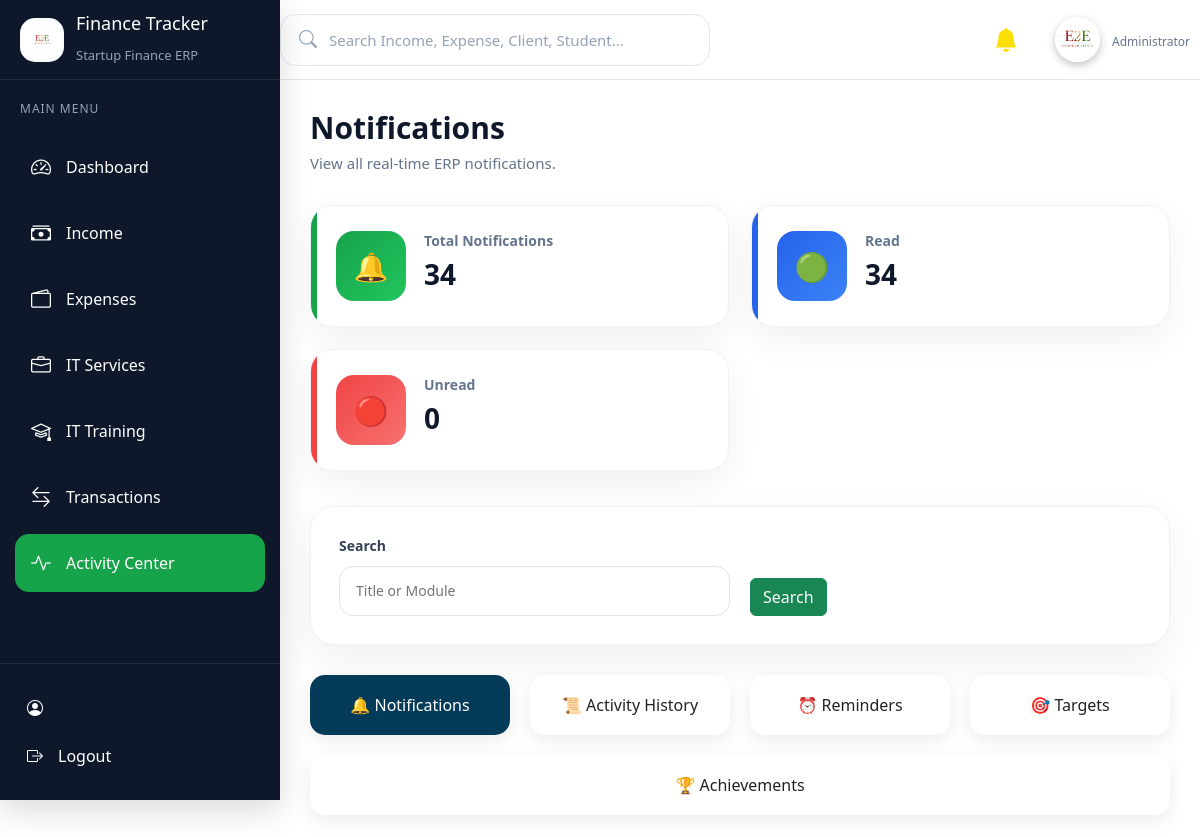
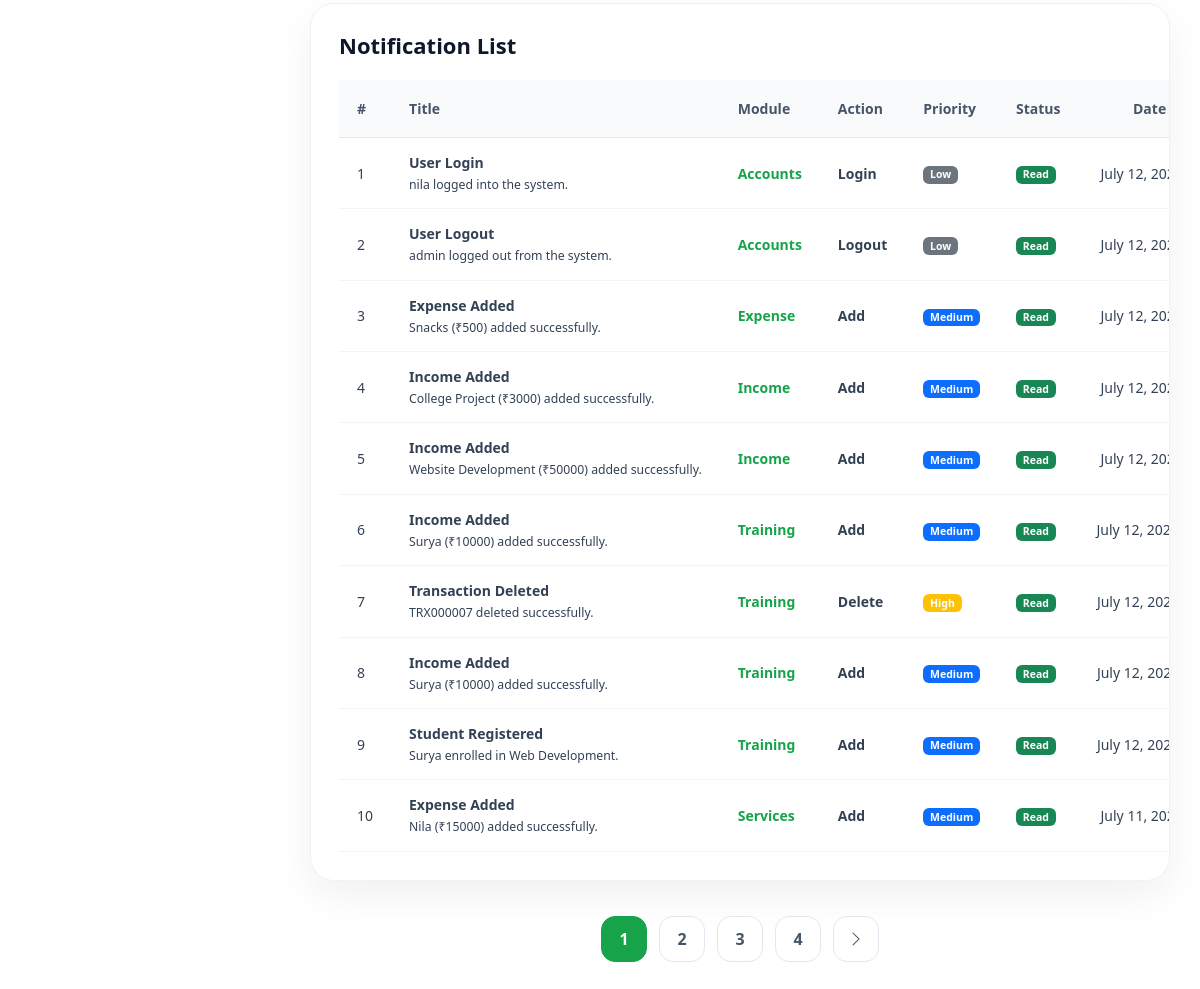
/activity/notifications/, run on the app's committed database (2 pictures, top to bottom).
### activity/models.py (models this page shows, shortened)
class Notification(models.Model):
    MODULE_CHOICES = (
        ("Accounts", "Accounts"),
        ("Income", "Income"),
        ("Expense", "Expense"),
        ("Training", "Training"),
        ("Services", "Services"),
        ("Transaction", "Transaction"),
        ("Report", "Report"),
        ("Settings", "Settings"),
        ("System", "System"),
    )
    ACTION_CHOICES = (
        ("Add", "Add"),
        ("Edit", "Edit"),
        ("Delete", "Delete"),
        ("View", "View"),
        ("Reminder", "Reminder"),
        ("Target", "Target"),
        ("Achievement", "Achievement"),
        ("Login", "Login"),
        ("Logout", "Logout"),
    )
    PRIORITY_CHOICES = (
        ("Low", "Low"),
        ("Medium", "Medium"),
        ("High", "High"),
        ("Critical", "Critical"),
    )
    title = models.CharField(max_length=200)
    message = models.TextField()
    module = models.CharField(
        max_length=30,
        choices=MODULE_CHOICES
    )
    action = models.CharField(
        max_length=30,
        choices=ACTION_CHOICES
    )
    priority = models.CharField(
        max_length=20,
        choices=PRIORITY_CHOICES,
        default="Medium"
    )
    is_read = models.BooleanField(
        default=False
    )
    created_by = models.ForeignKey(
        User,
        on_delete=models.SET_NULL,
        null=True,
        blank=True
    )
    created_at = models.DateTimeField(
        auto_now_add=True
    )
    class Meta:
        ordering = ["-created_at"]

### activity/views.py (the view)
def notification_list(request):
    Notification.objects.filter(
        is_read=False
    ).update(is_read=True)
    notifications = Notification.objects.all().order_by("-created_at")
    total_notifications = notifications.count()
    read_notifications = notifications.filter(
        is_read=True
    ).count()
    unread_notifications = notifications.filter(
        is_read=False
    ).count()
    paginator = Paginator(
        notifications,
        10
    )
    page_number = request.GET.get("page")
    page_obj = paginator.get_page(page_number)
    return render(
        request,
        "activity/notification_list.html",
        {
            "notifications": page_obj,
            "page_obj": page_obj,
            "total_notifications": total_notifications,
            "read_notifications": read_notifications,
            "unread_notifications": unread_notifications,
            "active_page": "notifications",
            "active_activity": "notifications",
        }
    )

### activity/context_processors.py (called while the page is built)
def notification_context(request):
    unread_notifications = Notification.objects.filter(
        is_read=False
    ).count()
    recent_notifications = Notification.objects.filter(
        is_read=False
    ).order_by("-created_at")[:5]
    return {
        "unread_notifications": unread_notifications,
        "recent_notifications": recent_notifications,
    }

### templates/activity/notification_list.html (shortened to what this page needs)
{% extends "base.html" %}
{% block content %}
<div class="page-header">
    <div>
        <h2>Notifications</h2>
        <p>View all real-time ERP notifications.</p>
    </div>
</div>
<div class="dashboard-cards">
    <div class="dashboard-card revenue">
        <div class="card-icon">
            🔔
        </div>
        <div class="card-content">
            <h5>Total Notifications</h5>
            <h2>{{ total_notifications }}</h2>
        </div>
    </div>
    <div class="dashboard-card profit">
        <div class="card-icon">
            🟢
        </div>
        <div class="card-content">
            <h5>Read</h5>
            <h2>{{ read_notifications }}</h2>
        </div>
    </div>
    <div class="dashboard-card expense">
        <div class="card-icon">
            🔴
        </div>
        <div class="card-content">
            <h5>Unread</h5>
            <h2>{{ unread_notifications }}</h2>
        </div>
    </div>
</div>
<div class="filter-card">
    <form method="GET">
        <div class="filter-grid">
            <div class="filter-group">
                <label>Search</label>
                <input
                    type="text"
                    name="search"
                    placeholder="Title or Module">
            </div>
            <div class="filter-buttons">
                <button class="btn btn-success">
                    Search
                </button>
            </div>
        </div>
    </form>
</div>
<div class="service-nav">
    <a href="{% url 'notification_list' %}"
        class="service-link {% if active_activity == 'notifications' %}active{% endif %}">
        🔔 Notifications
        </a>
        <a href="{% url 'activity_history' %}"
            class="service-link {% if active_activity == 'history' %}active{% endif %}">
            📜 Activity History
        </a>
        <a href="{% url 'reminder_list' %}"
            class="service-link {% if active_activity == 'reminders' %}active{% endif %}">
            ⏰ Reminders
        </a>
        <a href="{% url 'target_list' %}" class="service-link {% if active_activity == 'targets' %}active{% endif %}">
            🎯 Targets
        </a>
        <a href="{% url 'achievement_list' %}"
            class="service-link {% if active_activity == 'achievements' %}active{% endif %}">
            🏆 Achievements
        </a>
</div>
<div class="dashboard-table">
    <div class="box-header">
        <h3>Notification List</h3>
    </div>
    <table>
        <thead>
            <tr>
                <th>#</th>
                <th>Title</th>
                <th>Module</th>
                <th>Action</th>
                <th>Priority</th>
                <th>Status</th>
                <th>Date & Time</th>
            </tr>
        </thead>
        <tbody>
        {% for notification in notifications %}
            <tr>
                <td>{{ page_obj.start_index|add:forloop.counter0 }}</td>
                <td>
                    <strong>
                        {{ notification.title }}
                    </strong>
                    <br>
                    <small>
                        {{ notification.message }}
                    </small>
                </td>
                <td>
                    {{ notification.module }}
                </td>
                <td>
                    {{ notification.action }}
                </td>
                <td>
                    {% if notification.priority == "Critical" %}
                        <span class="badge bg-danger">
                            Critical
                        </span>
                    {% elif notification.priority == "High" %}
                        <span class="badge bg-warning">
                            High
                        </span>
                    {% elif notification.priority == "Medium" %}
                        <span class="badge bg-primary">
                            Medium
                        </span>
                    {% else %}
                        <span class="badge bg-secondary">
                            Low
                        </span>
                    {% endif %}
                </td>
                <td>
                    {% if notification.is_read %}
                        <span class="badge bg-success">
                            Read
                        </span>
                    {% else %}
                        <span class="badge bg-danger">
                            Unread
                        </span>
                    {% endif %}
                </td>
                <td>
                    {{ notification.created_at }}
                </td>
            </tr>
        {% empty %}
            <tr>
                <td colspan="7" align="center">
                    No Notifications Found
                </td>
            </tr>
        {% endfor %}
        </tbody>
    </table>
</div>
<div class="pagination-container">
    {% for page in page_obj.paginator.page_range %}
        {% if page == page_obj.number %}
            <span class="page-btn active">{{ page }}</span>
        {% else %}
            <a href="?page={{ page }}" class="page-btn">{{ page }}</a>
        {% endif %}
    {% endfor %}
    {% if page_obj.has_next %}
    <a href="?page={{ page_obj.next_page_number }}" class="page-btn">
        <i class="bi bi-chevron-right"></i>
    </a>
    {% endif %}
</div>
{% endblock %}

### static/css/style.css (style rules this page uses)
* { margin:0; padding:0; box-sizing:border-box; font-family:"Segoe UI",sans-serif; }
body { background:var(--bg); color:var(--text); font-family:"Inter",sans-serif; font-size:14px; line-height:1.6; }

### static/css/dashboard.css (style rules this page uses)
.dashboard-cards { display:grid; grid-template-columns:repeat(4,1fr); gap:22px; margin-bottom:30px; }
.dashboard-card { background:#fff; border-radius:18px; padding:24px; display:flex; align-items:center; gap:18px; box-shadow:0 10px 30px rgba(15,23,42,.08); transition:.35s; border:1px solid #edf2f7; position:relative; overflow:hidden; }
.dashboard-card::before { content:""; position:absolute; left:0; top:0; width:5px; height:100%; }
.card-icon { width:68px; height:68px; border-radius:16px; display:flex; justify-content:center; align-items:center; font-size:28px; color:#fff; }
.box-header { display:flex; justify-content:space-between; align-items:center; margin-bottom:22px; }
.box-header h3 { font-size:18px; font-weight:600; color:#0f172a; display:flex; align-items:center; gap:10px; }
.dashboard-table th, .dashboard-table td { padding:10px 12px; font-size:13px; }
@media (max-width:1400px) { .dashboard-cards { grid-template-columns:repeat(3,1fr); } }

### static/css/service.css (style rules this page uses)
.service-nav { display:flex; gap:20px; flex-wrap:wrap; margin:25px 0; }
.service-link { flex:1; min-width:180px; background:#fff; border-radius:15px; padding:18px; text-align:center; text-decoration:none; color:#222; box-shadow:0 5px 18px rgba(0,0,0,.08); transition:.3s; }
.service-link.active { background:#043b59; color:#fff; }

### static/css/variables.css (style rules this page uses)
:root { --primary:#16A34A; --primary-dark:#15803D; --primary-light:#DCFCE7; --success:#22C55E; --danger:#EF4444; --warning:#F59E0B; --info:#3B82F6; --purple:#7C3AED; --teal:#14B8A6; --pink:#EC4899; --sidebar:#0F172A; --sidebar-hover:#1E293B; --sidebar-active:#16A34A; --bg:#F4F7FE; --card:#FFFFFF; --card-hover:#F8FAFC; --heading:#0F172A; --text:#334155; --text-light:#64748B; --border:#E2E8F0; --shadow-sm:0 4px 12px rgba(15,23,42,.05); --shadow:0 12px 30px rgba(15,23,42,.08); --shadow-lg:0 18px 45px rgba(15,23,42,.12); --radius-sm:12px; --radius:18px; --radius-lg:24px; --transition:.3s ease; }

### data on the page
Notification: start_index|add "1", title "User Login", message "nila logged into the system.", module "Accounts", action "Login", priority "Low", shows "Read", created_at "July 12,…"
Notification: start_index|add "2", title "User Logout", message "admin logged out from the system.", module "Accounts", action "Logout", priority "Low", is_read "Read", created_at "July 12,…"
Notification: start_index|add "3", title "Expense Added", message "Snacks (₹500) added successfully.", module "Expense", action "Add", priority "Medium", is_read "Read", created_at "July 12,…"
Notification: start_index|add "4", title "Income Added", message "College Project (₹3000) added successfully.", module "Income", action "Add", priority "Medium", is_read "Read", created_at "July 12,…"
Notification: start_index|add "5", title "Income Added", message "Website Development (₹50000) added successfully.", module "Income", action "Add", priority "Medium", is_read "Read", created_at "July 12,…"
Notification: start_index|add "6", title "Income Added", message "Surya (₹10000) added successfully.", module "Training", action "Add", priority "Medium", is_read "Read", created_at "July 12,…"
Notification: start_index|add "7", title "Transaction Deleted", message "TRX000007 deleted successfully.", module "Training", action "Delete", priority "High", is_read "Read", created_at "July 12,…"
Notification: start_index|add "8", title "Income Added", message "Surya (₹10000) added successfully.", module "Training", action "Add", priority "Medium", is_read "Read", created_at "July 12,…"
Notification: start_index|add "9", title "Student Registered", message "Surya enrolled in Web Development.", module "Training", action "Add", priority "Medium", is_read "Read", created_at "July 12,…"
Notification: start_index|add "10", title "Expense Added", message "Nila (₹15000) added successfully.", module "Services", action "Add", priority "Medium", is_read "Read", created_at "July 11,…"

### other printed values
{{ total_notifications }} "34"
{{ read_notifications }} "34"
{{ unread_notifications }} "0"
{{ page }} "1"
{{ page }} "2" "3" "4"
